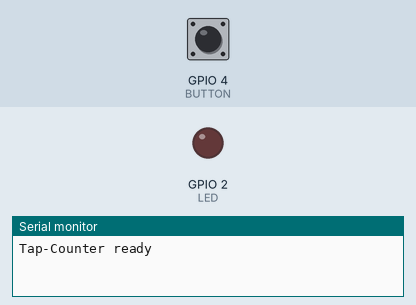
Simulated run of this sketch. Board: ESP32. On the bench: output pins drawn as LEDs (lit = HIGH), the last lines printed to the serial monitor. The test bench sets the inputs (shaded band); at power-on: GPIO 4 (BUTTON) HIGH.

Above: at 1.2 s.
1.3 s: GPIO 4 (BUTTON) pulled LOW for 0.15 s
At 1.37 s:
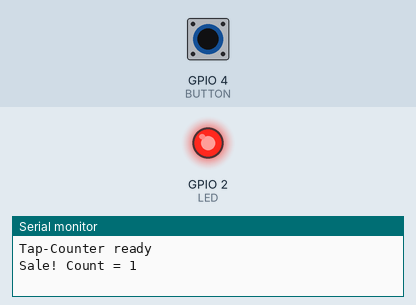
Timing chart, 0 to 4.3 s (numbered marks = the images above; inputs shaded):
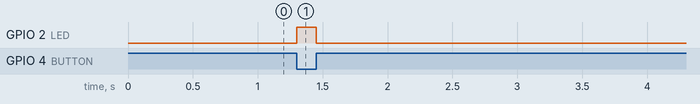

Measured:
- after the input at 1.3 s, GPIO 2 (LED): LOW → HIGH at once, → LOW 0.15 s later

The sketch:

button.ino
```cpp
const int BUTTON = 4;      // button on pin 4 (right column)
const int LED = 2;         // LED on pin 2 (right column)
int count = 0;             // number of sales tapped today
bool wasPressed = false;   // MEMORY: was the button down last time we checked?

void setup() {
  pinMode(BUTTON, INPUT_PULLUP);   // reads HIGH normally, LOW when pressed
  pinMode(LED, OUTPUT);
  Serial.begin(115200);            // lets the board print text to the screen
  Serial.println("Tap-Counter ready");
}

void loop() {
  bool pressed = digitalRead(BUTTON) == LOW;
  if (pressed && !wasPressed) {    // only the MOMENT it goes down = one sale
    count++;
    Serial.print("Sale! Count = ");
    Serial.println(count);
    digitalWrite(LED, HIGH);       // "sale recorded" light
    delay(150);
    digitalWrite(LED, LOW);
  }
  wasPressed = pressed;            // remember for next time
  delay(20);                       // ignore tiny electrical bounces
}
```
